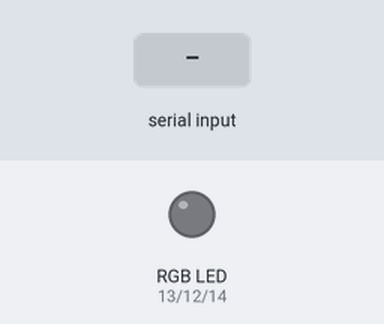
A sketch run on a simulated Arduino Uno, built with avr-gcc and run on an emulated ATmega328P. Parts: an RGB LED mixed from three pins (HIGH = lit). Inputs (shaded band) come from the test bench. What the sketch prints to the serial monitor is not drawn.

Above: at 1.2 s.
1.3 s: "90,45,200\n" received over Serial
2.8 s: "30,150,10\n" received over Serial
4.3 s: "90,45\n" received over Serial
5.8 s: "90,45,200,10\n" received over Serial
At 6.5 s:
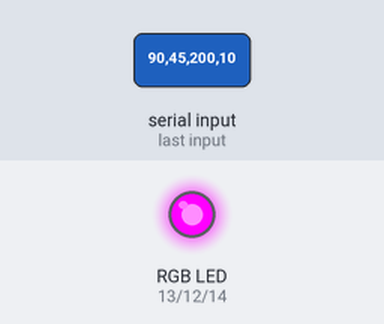
Timing chart, 0 to 8.3 s (numbered marks = the images above; inputs shaded):
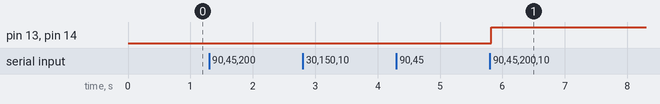

The sketch:

4-led_control_wifi_RGB_base.ino
```cpp
String inString = "";
int n = 0;
int red = 0;
int green = 0;
int blue = 0;
int bright = 0;
const int PIN_LED_RED = 13;
const int PIN_LED_GREEN = 12;
const int PIN_LED_BLUE = 14;
void setup() {
  Serial.begin(9600);
  pinMode(PIN_LED_RED, OUTPUT);
  pinMode(PIN_LED_GREEN, OUTPUT);
  pinMode(PIN_LED_BLUE, OUTPUT);
  Serial.println();
  Serial.print("input the RED value:");
}
void loop() {
  while (Serial.available() > 0) {
    int inChar = Serial.read();
    inString += (char)inChar;
    if (inChar=='\n' || inChar=='\r') {
      if(n == 0){
        red = inString.toInt();
        Serial.println(red);
        Serial.print("input the GREEN value:");
      }
      else if(n == 1){
        green = inString.toInt();
        Serial.println(green);
        Serial.print("input the BLUE value:");
      }
      else if(n == 2){
        blue = inString.toInt();
        Serial.println(blue);
        Serial.print("input the BRIGHTNESS value:");
      }
      else{
        bright = inString.toInt();
        Serial.println(bright);
        analogWrite(PIN_LED_RED, red*bright*0.041);
        analogWrite(PIN_LED_GREEN, green*bright*0.041);
        analogWrite(PIN_LED_BLUE, blue*bright*0.041);
        Serial.println("the led is already OPEN!");
        Serial.println("you can input the RED GREEN BLUE and BRIGHTNESS once again!");
        Serial.print("input the RED value:");
        n = -1;
      }
      n++;
      inString = "";
    }
  }
  delay(10);
}
```

Measured:
- after the input at 1.3 s, every drawn part: stays the same
- after the input at 2.8 s, every drawn part: stays the same
- after the input at 4.3 s, every drawn part: stays the same
- after the input at 5.8 s, pin 13 (PIN_LED_RED), pin 14 (PIN_LED_BLUE): LOW → HIGH at once
